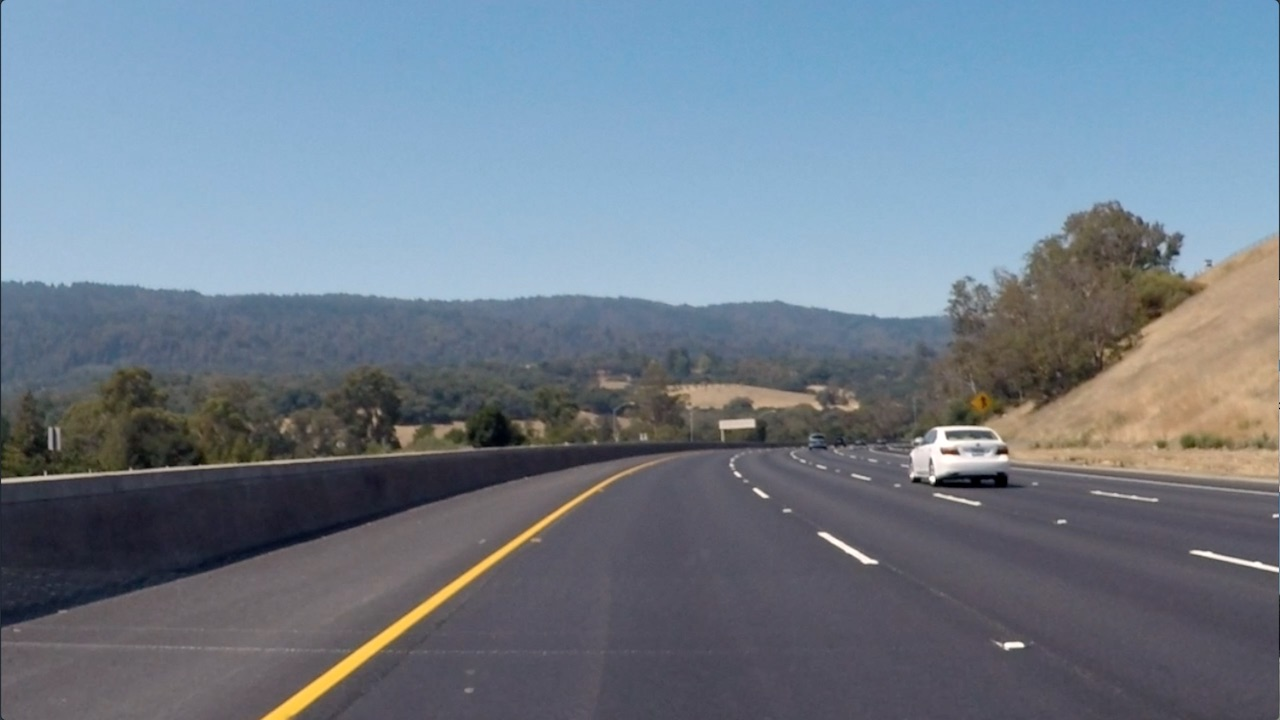
#> input picture data/curved-lane.jpg, 1280 x 720 px
$ python colors.py
#> lines starting #> are read from the running program, lines starting #| are printed output that depends on the picture
import numpy as np
import cv2
from matplotlib import pyplot as plt


# Define a function that thresholds the S-channel of HLS
# Use exclusive lower bound (>) and inclusive upper (<=)
def hls_select(img, thresh=(0, 255)):
    # 1) Convert to HLS color space
    # 2) Apply a threshold to the S channel
    # 3) Return a binary image of threshold result
    hls = cv2.cvtColor(img, cv2.COLOR_BGR2HLS)
    s = hls[:, :, 2]

    binary_output = np.zeros_like(s)
    binary_output[(s > thresh[0]) & (s <= thresh[1])] = 1
    return binary_output

sample = cv2.imread("data/curved-lane.jpg")
#> sample is the input picture: shape (720, 1280, 3); mean B, G, R 138.7, 125, 112.1

plt.imshow(hls_select(sample, (90,255)), cmap='gray')
#> in hls_select, `hls = cv2.cvtColor(img, cv2.COLOR_BGR2HLS)`: hls: shape (720, 1280, 3); mean of channels 0, 1, 2 100.6, 125.1, 60.7
#> in hls_select, `s = hls[:, :, 2]`:
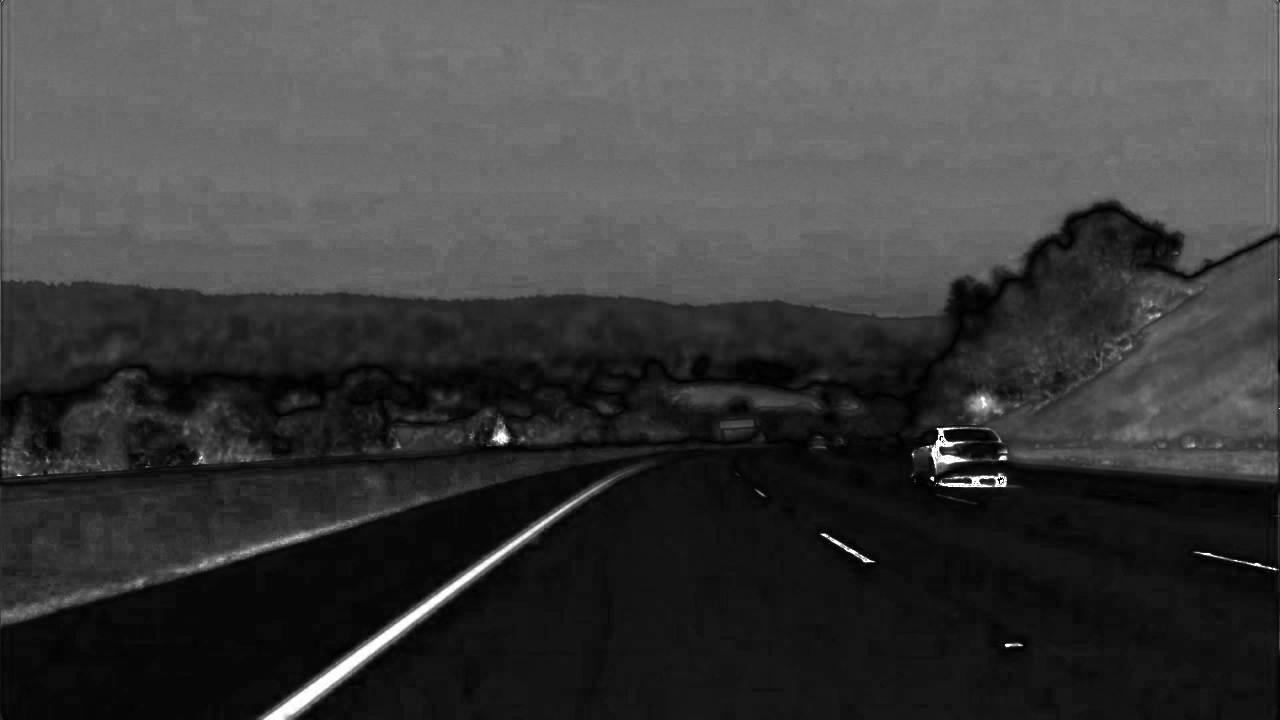
#> s: shape (720, 1280); min 0, max 255, mean 60.7
plt.waitforbuttonpress()
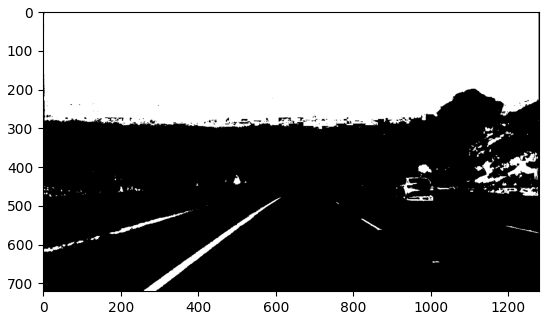
#> figure drawn by matplotlib, 1 panel

$ run again, with data/signs_vehicles_xygrad.png saved as data/curved-lane.jpg
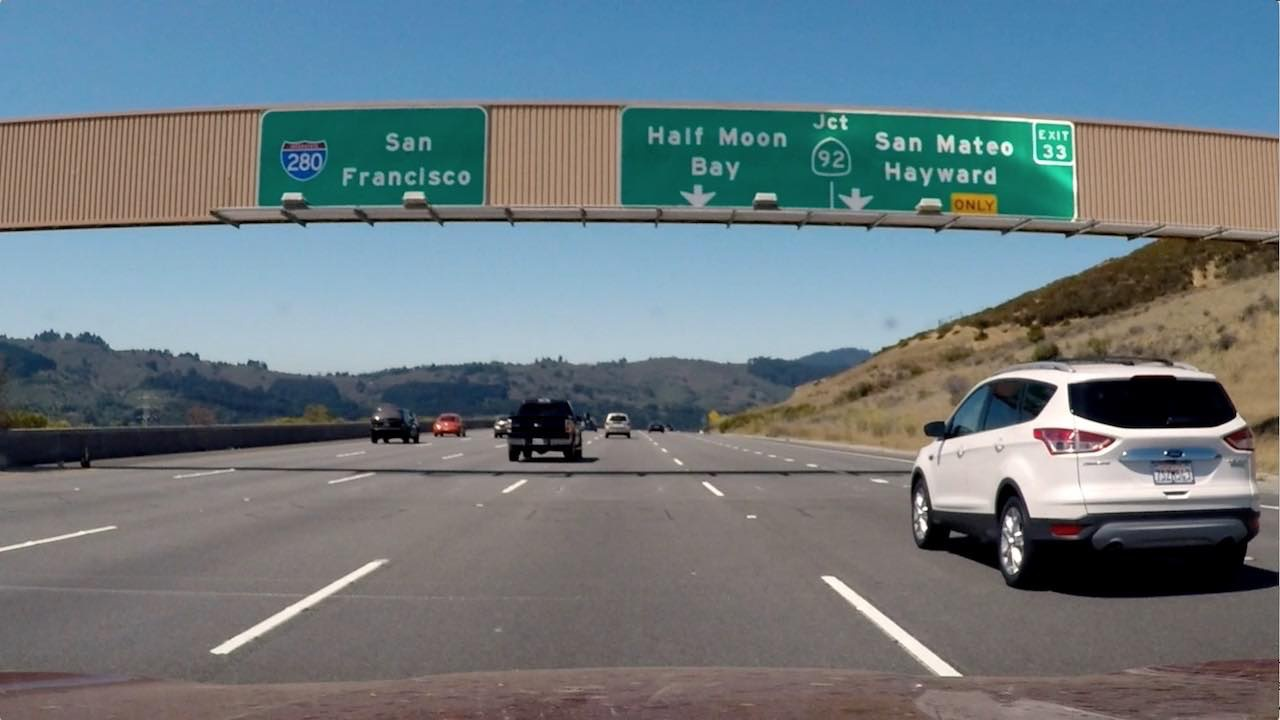
#> input picture data/signs_vehicles_xygrad.png, 1280 x 720 px
#> sample is the input picture: shape (720, 1280, 3); mean B, G, R 127.4, 121.6, 109.2
#> hls: shape (720, 1280, 3); mean of channels 0, 1, 2 60.6, 118.8, 64.4
#> in hls_select, `s = hls[:, :, 2]`:
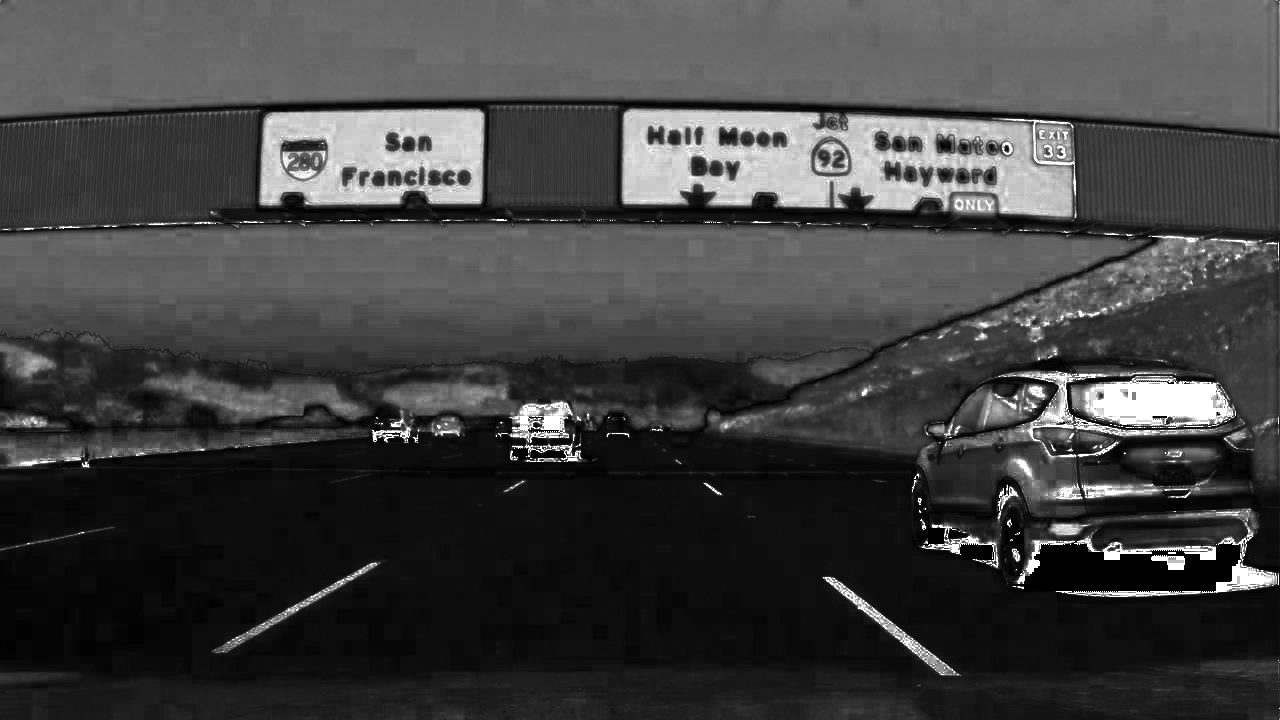
#> s: shape (720, 1280); min 0, max 255, mean 64.4
#> `plt.waitforbuttonpress()`:
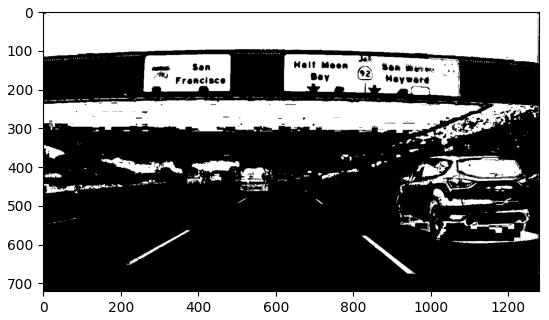
#> figure drawn by matplotlib, 1 panel
